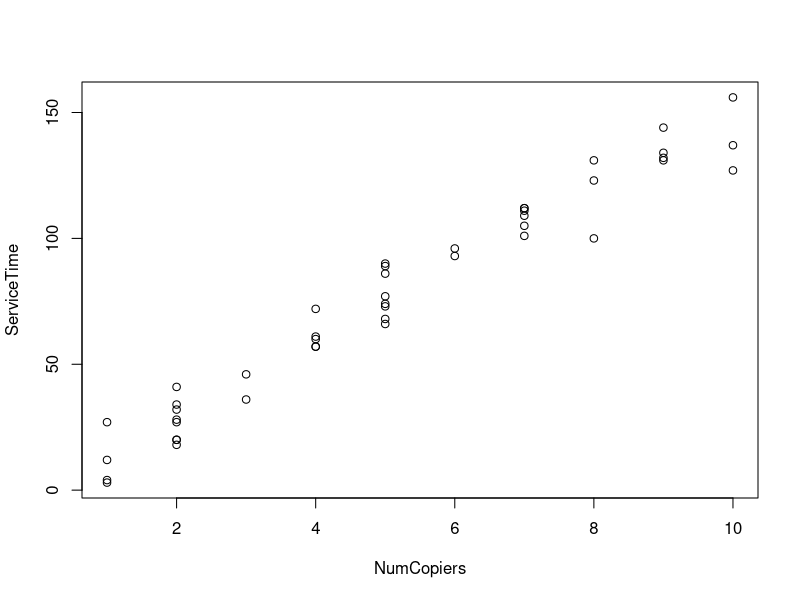

R code for this plot:
## ---- chunk 1
df <- read.csv("data/CH. 1, PR 20.csv")
names(df) = c("ServiceTime", "NumCopiers")
result <- lm(ServiceTime ~ factor(NumCopiers), data=df)
F_crit <- qf(0.95, df1=1, df2=43)

result1 <- lm(ServiceTime ~ NumCopiers, data=df)
result2 <- lm(ServiceTime ~ factor(NumCopiers), data=df)

n <- dim(df)[1]
distinct_vals <- length(unique(df$NumCopiers))

# lack of fit degrees of freedom: number of distinct values - 2
lof_degf <- distinct_vals - 2 
tot_degf <- n-1

# pure error degrees of freedom: n - lack of fit degrees of freedom
pe_degf <- n - distinct_vals

# error degrees of freedom
err_degf <- n - 2 

SSR <- anova(result1)$"Sum Sq"[1]
SSE <- anova(result1)$"Sum Sq"[2]
SSPE <- anova(result2)$"Sum Sq"[2]
SSLF <- SSE - SSPE
SST <- SSR + SSE 
MSR <- anova(result1)$"Mean Sq"[1]
MSE <- anova(result1)$"Mean Sq"[2]
MSPE <- anova(result2)$"Mean Sq"[2]
MSLF <- SSLF / (distinct_vals - 2)
F_mod <- anova(result1)$"F value"[1]
F_lof <- MSLF / MSPE

Source = c("Regression", 
           "Residual Error", 
           "Lack of Fit Error",
           "Pure Error", 
           "Total")
DF <- c(1,err_degf, 
        lof_degf,
        pe_degf,
        tot_degf)
SS <- c(SSR,
        SSE,
        SSLF,
        SSPE,
        SST)
MS <- c(as.character(MSR),
        as.character(MSE),
        as.character(MSLF),
        as.character(MSPE),"")
F_value <- c(as.character(F_mod),
             "",
             as.character(F_lof),
             "",
             "" )
result_df <- data.frame(Source, DF, SS, MS, F_value)

library(knitr)
kable(result_df)

txt = paste("F*: ", F_lof, "\nF: ", F_crit, "\n", sep="")
cat(txt)
## ---- chunk 2
with(df,plot(NumCopiers, ServiceTime))
